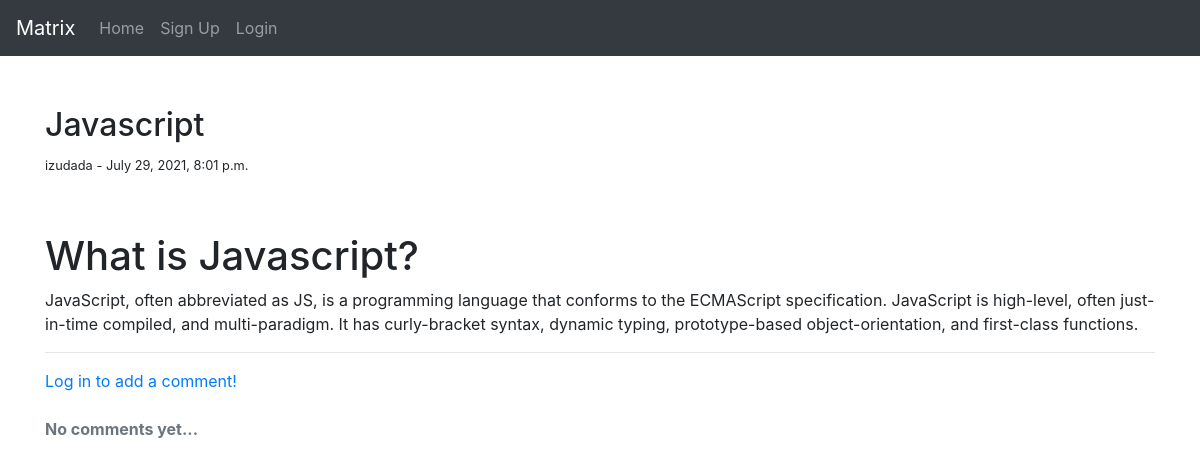
Screenshot of /javascript with the database file from the repository.
### matrix_blog/models.py (models this page shows, shortened)
class Article(TrackingModel, models.Model):
    title = models.CharField(max_length=200, unique=True)
    author = models.ForeignKey(User, related_name="articles", on_delete= models.CASCADE, null=True)
    header_image = models.ImageField(default="images/dummy.png", upload_to="images")
    body = RichTextField(blank=True, null=True)
    slug = models.SlugField(null=True)
    likes = models.ManyToManyField(User, related_name="likes", blank=True)
    dislikes = models.ManyToManyField(User, related_name="dislikes", blank=True)
    class Meta:
        ordering = ('-created_at',)

class User(AbstractBaseUser, PermissionsMixin, TrackingModel):
    username_validator = UnicodeUsernameValidator()
    first_name = models.CharField(_('first name'), max_length=150, blank=True)
    last_name = models.CharField(_('last name'), max_length=150, blank=True)
    email = models.EmailField(_('email address'), blank=False, unique=True)
    username = models.CharField(
        _('username'),
        max_length=50,
        unique=True,
        help_text=_('Required. 50 characters or fewer. Letters, digits and @/./+/-/_ only.'),
        validators=[username_validator],
        error_messages={
            'unique': _("A user with that username already exists."),
        },
    )
    is_staff = models.BooleanField(
        _('staff status'),
        default=False,
        help_text=_('Designates whether the user can log into this admin site.'),
    )
    is_active = models.BooleanField(
        _('active'),
        default=True,
        help_text=_(
            'Designates whether this user should be treated as active. '
            'Unselect this instead of deleting accounts.'
        ),
    )
    email_verified = models.BooleanField(
        _('email_verified'),
        default=False,
        help_text=_(
            'Designates whether this users email verified. '
        ),
    )
    objects = BlogUserManager()
    EMAIL_FIELD = 'email'
    USERNAME_FIELD = 'email'
    REQUIRED_FIELDS = ['username']
    def __str__(self):
        return self.username

### matrix_blog/views.py (the view, shortened to what this page needs)
# urls.py: path('<slug:slug>', ArticleDetailView.as_view(), name='article_detail'),
class ArticleDetailView(DetailView):
    model = Article
    template_name = 'article_detail.html'
    def get_context_data(self, **kwargs):
        data = super().get_context_data(**kwargs)
        article_comments = Comment.objects.filter(article=self.get_object()).order_by('-created_at')
        if article_comments:
            data['comments'] = article_comments
        if self.request.user.is_authenticated:
            data['comment_form'] = NewCommentForm(instance=self.request.user)
        return data

### matrix_blog/templates/article_detail.html (shortened to what this page needs)
{% extends 'base.html' %}
{% load crispy_forms_tags %}
{% block body %}
    <div>
        <h2>{{ article.title }}</h2>
        <div>
            <p>
                <small>
                     {{ article.author }}  -  {{ article.created_at }}
                </small>
            </p>
        </div>
        <div>
        </div>
        <p>{{ article.body|safe }}</p>
    </div>
    <hr>
    <div id="comments_section">
        <div class="row">
            <div class="col-sm-6">
                {% if user.is_authenticated %}
                    <div class="row">
                        <div class="col-sm-6">
                            <button type="button" class="btn btn-warning btn-sm" data-toggle="modal" data-target="#CommentModal"> Comment</button>
                            <div class="modal" id="CommentModal" >
                                <div class="modal-dialog">
                                    <div class="modal-content">
                                        <div class="modal-header">
                                            <button type="button" class="close" data-dismiss="modal">&times;</button>
                                        </div>
                                        <div class="modal-body">
                                            <form action="" method="post">
                                                {% csrf_token %}
                                                <div class="form-group">
                                                    {{ comment_form|crispy }}
                                                    <button class="home__button" type="submit">Add comment
                                                        <i class="fas fa-comments"></i>
                                                    </button>
                                                </div>
                                            </form>
                                        </div>
                                        <div class="modal-footer">
                                        </div>
                                    </div>
                                </div>
                            </div>
                        </div>
                        <div class="col-sm-6">
                            <div class="row">
                                <div class="col-sm-6">
                                    <div class="add__sub">
                                        <h5> {{ object.number_of_likes }} </h5>
                                        <form action="{% url 'preference' object.id %}" method="post">
                                            {% csrf_token %}
                                            <button class="liked" type="submit" name="preference" value="like">
                                                <a href="" class="">
                                                    {% if user.is_authenticated and user in object.all_liked %}
                                                        <span class="material-icons icon"> thumb_up </span>
                                                    {% else %}
                                                        <span class="material-icons icon  user-liked"> thumb_up </span>
                                                    {% endif %}
                                                </a>
                                            </button>
                                        </form>
                                    </div>
                                </div>
                                <div class="col-sm-6">
                                    <div class="add__sub">
                                        <h5> {{ object.number_of_dislikes }} </h5>
                                        <form action="{% url 'preference' object.id %}" method="post">
                                            {% csrf_token %}
                                            <button class="liked" type="submit" name="preference" value="dislike">
                                                <a href="" class="">
                                                    {% if user.is_authenticated and user in object.all_disliked %}
                                                        <span class="material-icons icon"> thumb_up </span>
                                                    {% else %}
                                                        <span class="material-icons icon  user-liked"> thumb_down </span>
                                                    {% endif %}
                                                </a>
                                            </button>
                                        </form>
                                    </div>
                                </div>
                            </div>
                        </div>
                    </div>
                {% else %}
                    <a class="home__button" href="{% url 'login' %}">Log in to add a comment!</a><br>
                {% endif %}
            </div>
        </div>
        {% if comments %}
            <br>
            <div class="">
                <strong class="text-secondary">
                    {{ object.number_of_comments }} Comment{{ object.number_of_comments|pluralize }}
                </strong>
            </div>
            <hr>
            <ul>
                {% for comment in comments %}
                    <li>
                        <div>
                        <span>
                            <strong class="text-info">{{ comment.author }} </strong>
                            <small class="text-muted">{{ comment.created_at }}</small>
                        </span>
                        <p>
                            {{ comment.body|safe }}
                        </p>
                        </div>
                    </li>
                {% endfor %}
            </ul>
        {% else %}
        <br>
            <div>
                <strong class="text-secondary">No comments yet...</strong>
            </div>
        {% endif %}
    </div>
    <br><br>
{% endblock %}

### matrix_blog/templates/base.html (shortened to what this page needs)
{% load static %}
<!DOCTYPE html>
<html lang="en">
<head>
    <link rel="stylesheet" href="https://maxcdn.bootstrapcdn.com/bootstrap/4.0.0-beta.3/css/bootstrap.min.css">
    <link rel="stylesheet" href="{% static 'css/main.css' %}">
</head>
<body>
    <nav class="navbar navbar-expand-lg navbar-dark bg-dark">
        <a class="navbar-brand" href="{% url 'index' %}">Matrix</a>
        <div class="collapse navbar-collapse" id="navbarSupportedContent">
            <ul class="navbar-nav me-auto mb-2 mb-lg-0">
                <li class="nav-item">
                    <a class="nav-link" aria-current="page" href="{% url 'index' %}">Home</a>
                </li>
                {% if user.is_authenticated %}
                    <li class="nav-item">
                        <a class="nav-link" href="{% url 'logout' %}">Logout</a>
                    </li>
                {% else %}
                    <li class="nav-item">
                        <a class="nav-link" href="{% url 'register' %}">Sign Up</a>
                    </li>
                    <li class="nav-item">
                        <a class="nav-link" href="{% url 'login' %}">Login</a>
                    </li>
                {% endif %}
            </ul>
        </div>
      </nav>
    <div class="container">
        {% block body %}
        {% endblock %}
    </div>
</body>
</html>

### matrix_blog/static/css/main.css (style rules this page uses)
.container { margin-top: 50px; }

### rows the page displays
Article: title "Javascript", author "izudada", created_at "July 29, 2021, 8:01 p.m.", body "What is Javascript? JavaScript, often abbreviated as JS, is a programming language that conforms to the ECMAScript specification. JavaScript is high-level, often just-in-time compiled, and multi-paradigm. It has curly-bracket syntax, dynamic typing, prototype-based object-orientation, and first-class functions."
